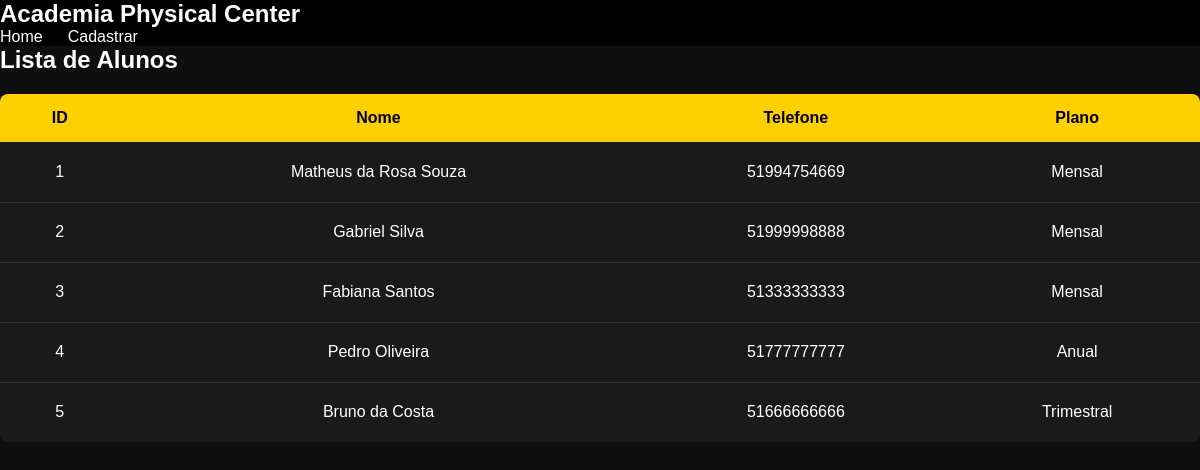
Page /alunos.php on the earlier database version.
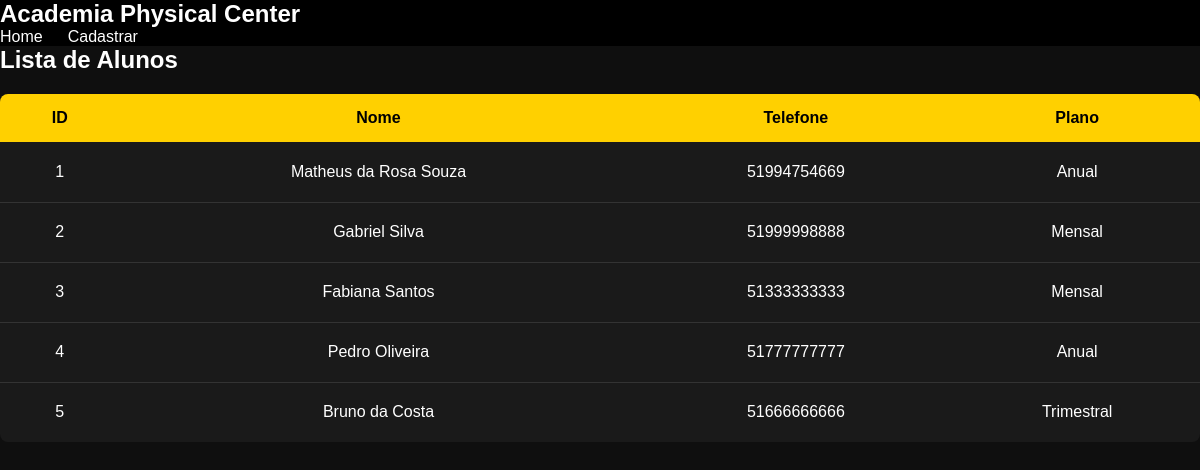
Same page on the later database version.
### tables this page shows
CREATE TABLE usuarios (
            id INTEGER PRIMARY KEY AUTOINCREMENT,
            nome TEXT NOT NULL,
            email TEXT UNIQUE,
            senha TEXT,
            telefone TEXT,
            idade INTEGER,
            plano TEXT
        );

### alunos.php (the view, shortened to what this page needs)
<?php
require "database.php";
$sql = "
    SELECT id, nome, telefone, plano
    FROM usuarios
";
$stmt = $db->query($sql);
$usuarios = $stmt->fetchAll(PDO::FETCH_ASSOC);
?>
<!DOCTYPE html>
<html lang="pt-BR">
<head>
    <link rel="stylesheet" href="style.css">
</head>
<body>
<header>
    <h1>Academia Physical Center</h1>
    <nav>
        <a href="index.php">Home</a>
        <a href="cadastro.php">Cadastrar</a>
    </nav>
</header>
<div class="container">
    <h2>Lista de Alunos</h2>
    <table>
        <tr>
            <th>ID</th>
            <th>Nome</th>
            <th>Telefone</th>
            <th>Plano</th>
        </tr>
        <?php if (count($usuarios) > 0): ?>
            <?php foreach ($usuarios as $user): ?>
                <tr>
                    <td><?= htmlspecialchars($user['id']) ?></td>
                    <td><?= htmlspecialchars($user['nome']) ?></td>
                    <td><?= htmlspecialchars($user['telefone']) ?></td>
                    <td><?= htmlspecialchars($user['plano']) ?></td>
                </tr>
            <?php endforeach; ?>
        <?php endif; ?>
    </table>
</div>
</body>
</html>

Differences in the rows shown:
changed usuarios "Matheus da Rosa Souza": plano "Mensal" → "Anual"
